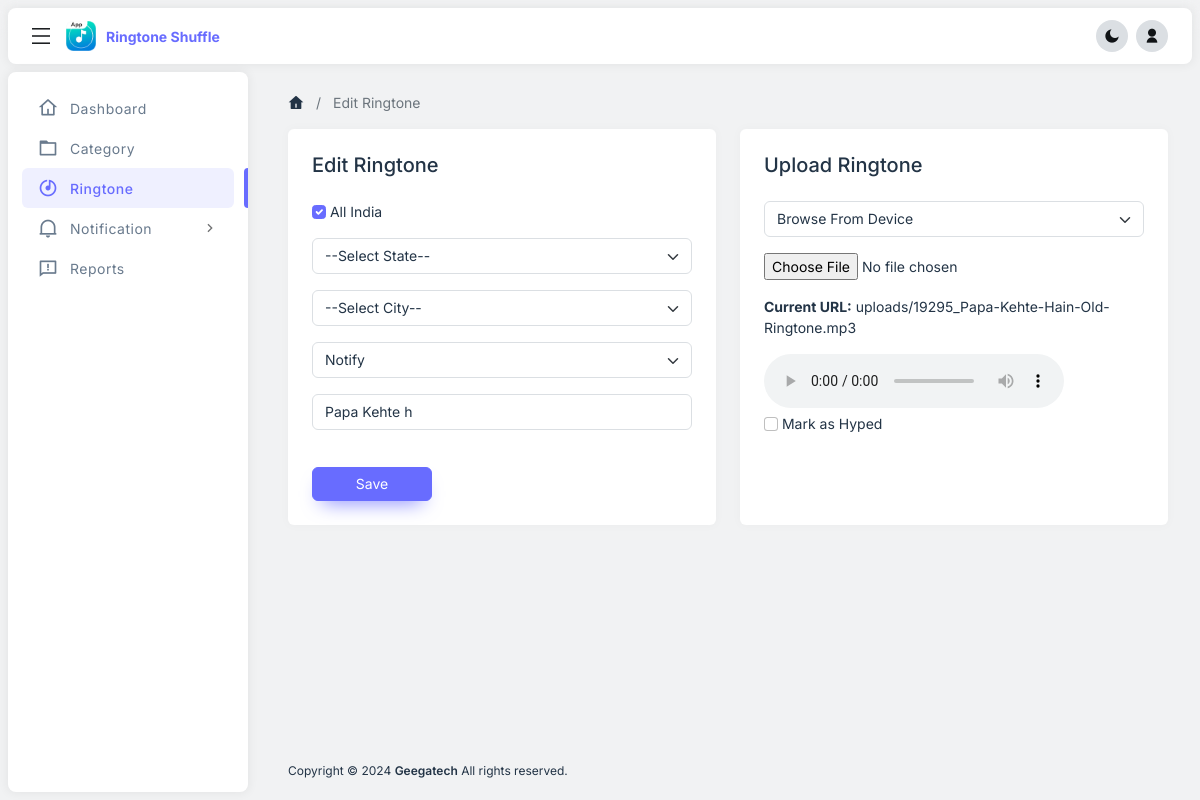
Page /create_ringtone.php?ringtone_id=21 (signed in) on the committed database.
### tables this page shows
CREATE TABLE `tbl_ringtone` (
  `id` int(11) NOT NULL,
  `cat_id` int(11) NOT NULL,
  `state_id` int(11) DEFAULT NULL,
  `city_id` int(11) DEFAULT NULL,
  `user_id` int(11) NOT NULL,
  `ringtone_title` varchar(255) NOT NULL,
  `ringtone_url` text NOT NULL,
  `audio_type` varchar(255) NOT NULL,
  `rate_avg` int(11) NOT NULL DEFAULT 0,
  `total_rate` int(11) NOT NULL DEFAULT 0,
  `total_views` int(11) NOT NULL DEFAULT 0,
  `total_download` int(11) NOT NULL DEFAULT 0,
  `is_hyped` tinyint(4) DEFAULT 0,
  `is_all` tinyint(4) NOT NULL DEFAULT 0,
  `play_times` int(11) DEFAULT NULL,
  `active` int(1) NOT NULL DEFAULT 1,
  `status` int(1) NOT NULL DEFAULT 1,
  `created_at` datetime DEFAULT current_timestamp(),
  `updated_at` datetime DEFAULT current_timestamp() ON UPDATE current_timestamp()
);

### create_ringtone.php (the view, shortened to what this page needs)
<?php
    $page_title=(isset($_GET['ringtone_id'])) ? 'Edit Ringtone' : 'Create Ringtone';
    include("includes/header.php");
    $page_save=(isset($_GET['ringtone_id'])) ? 'Save' : 'Create';
    if(isset($_GET['ringtone_id'])){
        $qry="SELECT * FROM tbl_ringtone where id='".$_GET['ringtone_id']."'";
        $result=mysqli_query($mysqli,$qry);
        $row=mysqli_fetch_assoc($result);
    }
?>
<main id="nsofts_main">
    <div class="nsofts-container">
        <nav aria-label="breadcrumb">
            <ol class="breadcrumb align-items-center">
                <li class="breadcrumb-item d-inline-flex"><a href="dashboard.php"><i class="ri-home-4-fill"></i></a></li>
                <li class="breadcrumb-item d-inline-flex active" aria-current="page"><?php echo (isset($page_title)) ? $page_title : "" ?></li>
            </ol>
        </nav>
        <form action="" name="addeditaudio" method="POST" enctype="multipart/form-data">
            <div class="row g-4">
                <div class="col-lg-6">
                    <div class="card h-100">
                        <div class="card-body p-4">
                            <h5 class="mb-4"><?=$page_title ?></h5>
                            <div class="mb-3">
                                <input type="checkbox" name="is_all" id="is_all" class="form-check-input" <?php if(isset($row['is_all']) && $row['is_all'] == 1) { echo 'checked'; } ?>>
                                <label for="is_all">All India</label>
                            </div>
                            <div class="mb-3">
                            </div>
                            <div class="mb-3">
                            </div>
                            <div class="mb-3">
                            </div>
                            <div class="mb-3">
                                <input type="text" name="ringtone_title" id="ringtone_title" class="form-control" value="<?php if(isset($_GET['ringtone_id'])){echo $row['ringtone_title'];}?>" placeholder="Enter Ringtone title" required>
                            </div>
                            <button type="submit" name="submit" class="btn btn-primary" style="min-width: 120px;"><?=$page_save?></button>
                        </div>
                    </div>
                </div>
                <div class="col-lg-6">
                    <div class="card h-100">
                        <div class="card-body p-4">
                            <h5 class="mb-4">Upload Ringtone</h5>
                            <div class="mb-3">
                            </div>
                            <div class="mb-3" id="audio_local_display" <?php if(isset($_GET['ringtone_id'])){ ?> <?php if($row['audio_type']!='local'){?>style="display:none;"<?php }?> <?php } else { ?>  style="display:none;" <?php } ?>>
                                <input type="file" class="form-control-file" name="audio_local" accept=".mp3" onchange="fileValidationAudio()" id="audio_local" >
                            </div>
                            <?php if(isset($_GET['ringtone_id'])){ ?>
                                <?php
                                $file_path = null;
                                  $audio_file=$row['ringtone_url'];
                                  if($row['audio_type']=='local'){
                                    $audio_file=$file_path.'uploads/'.basename($row['ringtone_url']);
                                  }
                                  ?>
                            <?php } else { ?>
                                <?php $audio_file=""; ?>
                            <?php } ?>
                            <div id="audio_player" class="nemosofts-player" <?php if(isset($_GET['ringtone_id'])){ ?> <?php if($row['audio_type']!='local'){?>style="display:none;"<?php }?> <?php } else { ?>  style="display:none;" <?php } ?>>
                                <p><strong>Current URL:</strong> <?=$audio_file?></p>
                                <audio id="audio" controls src="<?=$audio_file?>"></audio>
                            </div>
                            <div class="mb-3">
                                <input type="checkbox" name="is_hyped" id="is_hyped" class="form-check-input"> <?php if(isset($row['is_hyped']) && $row['is_hyped'] == 1) { echo 'checked'; } ?>
                                <label for="is_hyped">Mark as Hyped</label>
                            </div>
                        </div>
                    </div>
                </div>
            </div>
        </form>
    </div>
</main>
<?php include("includes/footer.php");?>

### assets/css/styles.css (style rules this page uses)
:root { --ns-white: #ffffff; --ns-gray-10: #f1f2f3; --ns-gray-20: #dbdfe3; --ns-gray-30: #8592a3; --ns-gray-40: #233446; --ns-gray-100: #717273; --ns-gray-200: #636567; --ns-gray-300: #515355; --ns-gray-400: #454749; --ns-gray-500: #3a3c3e; --ns-gray-600: #202326; --ns-gray-700: #101316; --ns-primary: #686cff; --ns-secondary: var(--ns-gray-30); --ns-success: #71dd39; --ns-danger: #ff3e1d; --ns-warning: #ffab00; --ns-info: #03c2ec; --ns-dark: var(--ns-gray-40); --ns-primary-rgb: 104 108 255; --ns-secondary-rgb: 133 146 163; --ns-success-rgb: 113 221 57; --ns-danger-rgb: 255 62 29; --ns-warning-rgb: 255 171 0; --ns-info-rgb: 3 194 236; --ns-dark-rgb: 35 52 70; --ns-body-font-family: 'Inter', sans-serif; --ns-body-font-size: 14px; --ns-body-bg: var(--ns-gray-10); --ns-body-color: var(--ns-gray-40); --ns-layout-gutter: 8px; --ns-header-min-height: 56px; --ns-sidebar-width: 240px; --ns-main-padding-y: 48px; --ns-container-max-width: 1280px; --ns-bg-opacity: 1; }
body { font-family: var(--ns-body-font-family); font-size: var(--ns-body-font-size); background-color: var(--ns-body-bg); color: var(--ns-body-color); }
body:before { content: ''; position: fixed; top: 0; left: 0; width: 100%; height: 40px; background-color: rgb(255 255 255 / 5%); z-index: 1; backdrop-filter: blur(8px); }
h1, h2, h3, h4, h5, h6 { color: var(--dark-theme-bg); }
a { outline: none; color: var(--ns-primary); }
[class^="ri-"], [class*="ri-"] { line-height: 1; font-size: 16px; }
.btn { font-size: var(--ns-body-font-size); line-height: 20px; background-color: var(--ns-btn-bg); border-color: var(--ns-btn-border-color); color: var(--ns-btn-color); }
.btn-primary { --ns-btn-color: #fff; --ns-btn-bg: var(--ns-primary); --ns-btn-border-color: var(--ns-primary); --ns-btn-hover-color: #fff; --ns-btn-hover-bg: #686cff; --ns-btn-hover-border-color: #686cff; --ns-btn-active-color: #fff; --ns-btn-active-bg: #686cff; --ns-btn-active-border-color: #686cff; --ns-btn-disabled-color: #fff; --ns-btn-disabled-bg: var(--ns-primary); --ns-btn-disabled-border-color: var(--ns-primary); box-shadow: 0 10px 20px -10px #686cff; -webkit-box-shadow: 0 10px 20px -10px #686cff; }
.breadcrumb a { color: inherit; text-decoration: none; line-height: 1; display: inline-flex; }
.breadcrumb-item + .breadcrumb-item { padding-left: 12px; }
.breadcrumb-item + .breadcrumb-item::before { padding-right: 12px; }
.card { border: none; -webkit-box-shadow: 0px 0px 10px 2px rgba(0,0,0,0.02); box-shadow: 0px 0px 10px 2px rgba(0,0,0,0.02); }
.form-control, .form-select { font-size: 14px; padding-top: 8px; padding-bottom: 8px; line-height: 18px; color: var(--ns-body-color); border-color: var(--ns-gray-20); }
.form-check-input:checked { background-color: var(--ns-primary) !important; border-color: var(--ns-primary); }
#nsofts_main, #nsofts_footer { padding: var(--ns-layout-gutter); -webkit-transition: all 0.35s; transition: all 0.35s; }
#nsofts_main { margin-top: calc(var(--ns-header-min-height) + (var(--ns-layout-gutter) * 2)); min-height: calc(100vh - (var(--ns-header-min-height) + (var(--ns-layout-gutter) * 4) + 66px)); }
.nsofts-container { width: 100%; max-width: var(--ns-container-max-width); margin-left: auto; margin-right: auto; }
@media (min-width: 1200px) { #nsofts_main, #nsofts_footer { padding-left: 32px; padding-right: 32px; margin-left: calc(var(--ns-sidebar-width) + (var(--ns-layout-gutter) * 2)); } }
@media (min-width: 1200px) { #nsofts_main { margin-top: calc(var(--ns-header-min-height) + (var(--ns-layout-gutter) * 3.5)); } }

### rows in the picture
tbl_ringtone: is_all "☑", ringtone_title "Papa Kehte h", ringtone_url "uploads/19295_Papa-Kehte-Hain-Old-Ringtone.mp3"

### other values in the picture
APP_NAME "Ringtone Shuffle"
$page_title "Edit Ringtone"
$page_save "Save"
